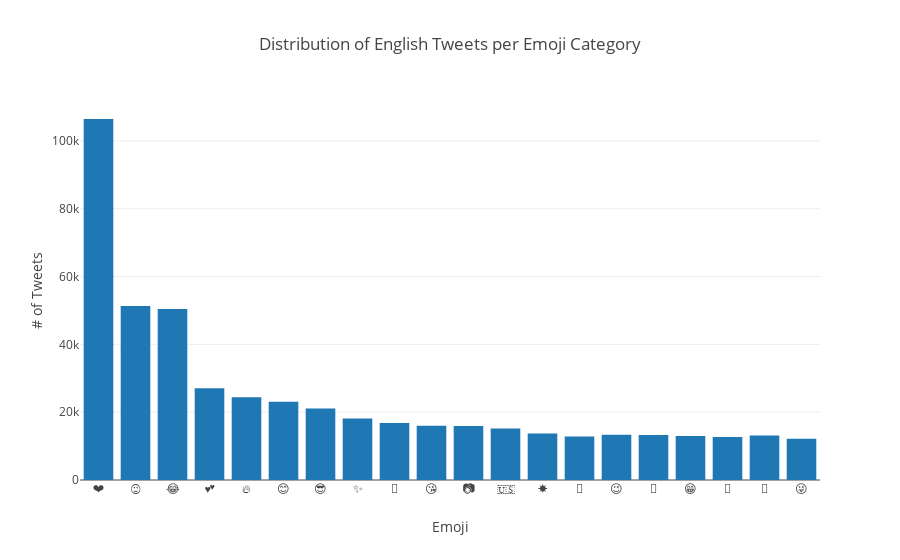

The notebook cell this image was saved under:
### Code cell
en_fig = go.Figure(data=en_data,layout=en_layout)
plotly.offline.iplot(en_fig)
# en_count.iplot(kind = 'bar', yTitle = '# of Tweets', title = 'Distribution of English Tweets per Emoji Category')

### Figure 1 — Plotly figure (JSON) as saved in the notebook; plotly's stock layout.template omitted (floating-point values rounded to 4 significant figures)
{"data": [{"type": "bar", "x": ["❤️", "😍", "😂", "💕", "🔥", "😊", "😎", "✨", "💙", "😘", "📷", "🇺🇸", "☀️", "💜", "😉", "💯", "😁", "🌲", "📸", "😜"], "y": [106466, 51327, 50436, 27067, 24426, 23112, 21118, 18162, 16846, 15985, 15947, 15182, 13717, 12839, 13359, 13264, 12958, 12714, 13142, 12197]}], "layout": {"title": "Distribution of English Tweets per Emoji Category", "xaxis": {"dtick": 1, "showgrid": false, "showticklabels": true, "title": "Emoji"}, "yaxis": {"showgrid": true, "showticklabels": true, "title": "# of Tweets"}}}
